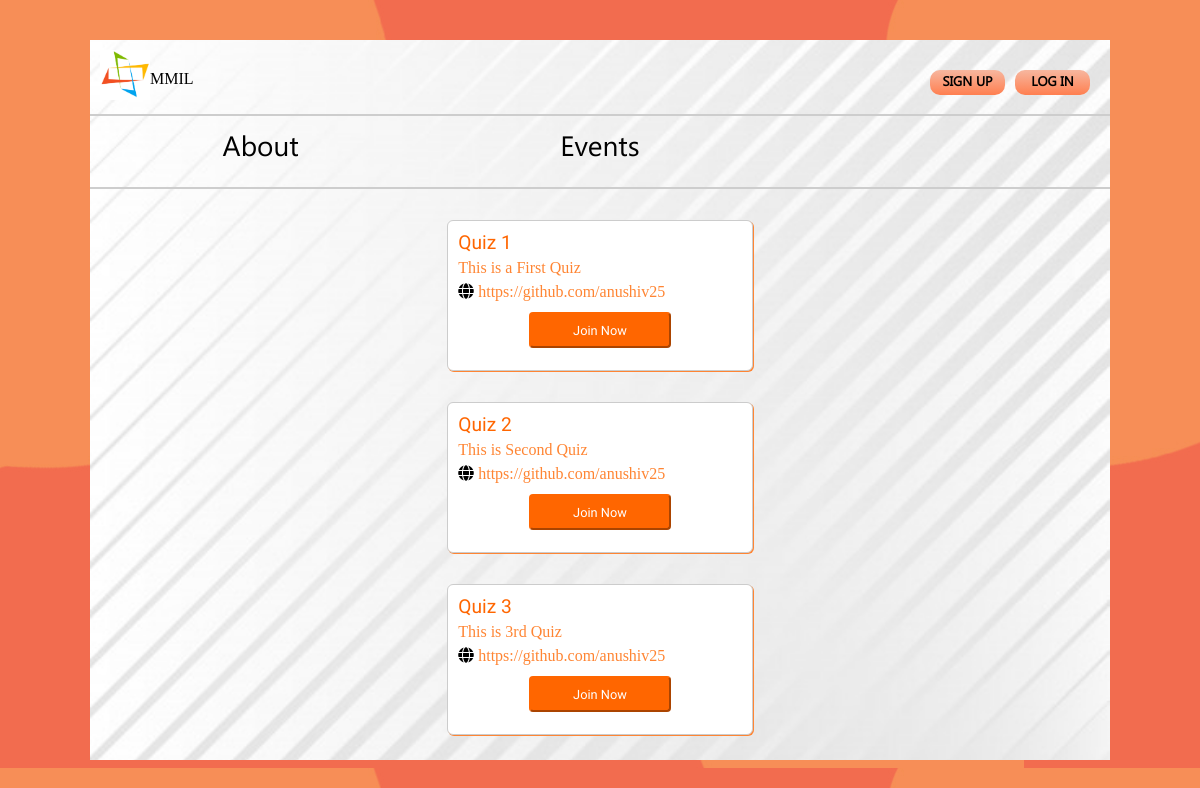
Screenshot of /events/ with the database file from the repository.
### events/models.py (models this page shows, shortened)
class Event(models.Model):
	event_name = models.CharField(max_length=100)
	event_description = models.TextField(blank=False)
	event_url = models.URLField(max_length=100,blank=True)

### quiz_portal/views.py (the view)
# urls.py: path('events/', events),
def events(request):
	e=Event.objects.all()
	context = {
		'eve':e
	}
	return render(request,'events.html',context)

### templates/events.html (shortened to what this page needs)
{% load static %}
<!DOCTYPE html>
<html>
<head>
	<link rel="stylesheet" type="text/css" href="{% static 'css\dashboard.css' %}">
	<link rel="stylesheet" type="text/css" href="{% static 'css\login.css' %}">
	<link rel="stylesheet" type="text/css" href="{% static 'css\events.css' %}">
	<link rel="stylesheet" href="https://use.fontawesome.com/releases/v5.5.0/css/all.css">
</head>
<body>
<div class="box">
	<div class="top">
		<img src="/static/img/mmil_logo.jpg" width="50px"><a href="/dashboard.html">MMIL</a>
		{% if request.user.is_authenticated %}
		<a href="/logout"><button class="button">Log Out</button></a>
		{% else %}
		<button onclick="login()">Log In</button>
		<button class="signn" onclick="signup()">Sign Up</button>
		{% endif %}
	</div>
	<div class="center">
		<div class="info-1 active">
			<a href='/' class="event" onclick="changeactive()">About</a>
		</div>
		<div class="info-2">
			<a href="/events" class="about" onclick="changeactive()">Events</a>
		</div>
	</div>
	<div class="list">
	{% for i in eve %}
	<div class="events">
		<div class="header">{{ i.event_name }}</div>
		<p>{{ i.event_description }}</p>
		<a href="#" class="links"><i class="fas fa-globe"></i></a><span class="links">{{ i.event_url }}</span>
		<div><a href="/quiz"><button type="button" class="btn btn-secondary">Join Now</button></a></div>
	</div>
	{% endfor %}
</div>
</div>
</body>
</html>

### static/css/dashboard.css (style rules this page uses)
* { margin:0 ; padding: 0; box-sizing: border-box; }
html { height: 100%; }
body { background-image: url('/static/img/orange.jpg'); }
.box { background-image: url('/static/img/white_background_.jpg'); background-size: cover; background-repeat: no-repeat; background-position: center; position: absolute; left:50%; top: 50%; color: black; transform: translate(-50%,-50%); width:85%; height: 90%; }
.top { margin:10px; }
.top button { font-family: mntl; font-weight: 600; cursor: pointer; float: right; margin-top:20px; margin-bottom:20px; margin-right:10px; width:75px; border-radius: 10px; border:none; height: 25px; outline: none; background-image: linear-gradient(to top,rgba(255,127,80,1),rgba(255,127,80,.5)); text-transform: uppercase; }
.center { border-top:2px solid #cdcdcd; border-bottom: 2px solid #cdcdcd; height: 75px; text-align: center; }
.info-1 a,.info-2 a { position: absolute; display: inline; text-decoration: none; color:black; font-size: 28px; top:90px; font-family: mntl; }
.about { position: absolute; left:calc(50% - 50px); }
.event { position: relative; left:75%; }
.box .top a { position: absolute; top:30px; text-decoration: none; color:black; font-family: arca; }

### static/css/login.css (style rules this page uses)
::placeholder { color: black; font-family: mntl; }

### static/css/events.css (style rules this page uses)
.event { position: relative; left:13%; }
.about { position: absolute; right:calc(50% - 50px); }
.events { position: relative; display: block; background-color: white; margin-left: 35%; width: 30%; padding: 1%; margin-top: 3%; color: #ff8533; border-radius: 6px; border:1px solid #cccccc; box-shadow: 1px 1px; }
.list { width: 100%; display: block; margin: 0 auto; }
i { width: 3px; height: 3px; color: black; left: 2% }
.header { color: #ff6600; margin-bottom: 2%; font-family: work sans; font-weight: 500; font-size: 120%; }
.btn-secondary { background-color: #ff6600; border-color: #ff6600; margin-left: 25%; width: 50%; font-family: work sans; font-weight: 500; font-size: 0.8em; color: white; margin-top: 4%; margin-bottom: 4%; padding: 3%; border-radius: 0.25rem; }
span { margin-left: 6%; }
p { margin-bottom: 2%; }
.box .top a { position: absolute; top:30px; text-decoration: none; color:black; font-family: arca; }
.box { overflow-y: scroll; }

### rows the page displays
Event: event_name "Quiz 1", event_description "This is a First Quiz", event_url "https://github.com/anushiv25"
Event: event_name "Quiz 2", event_description "This is Second Quiz", event_url "https://github.com/anushiv25"
Event: event_name "Quiz 3", event_description "This is 3rd Quiz", event_url "https://github.com/anushiv25"
